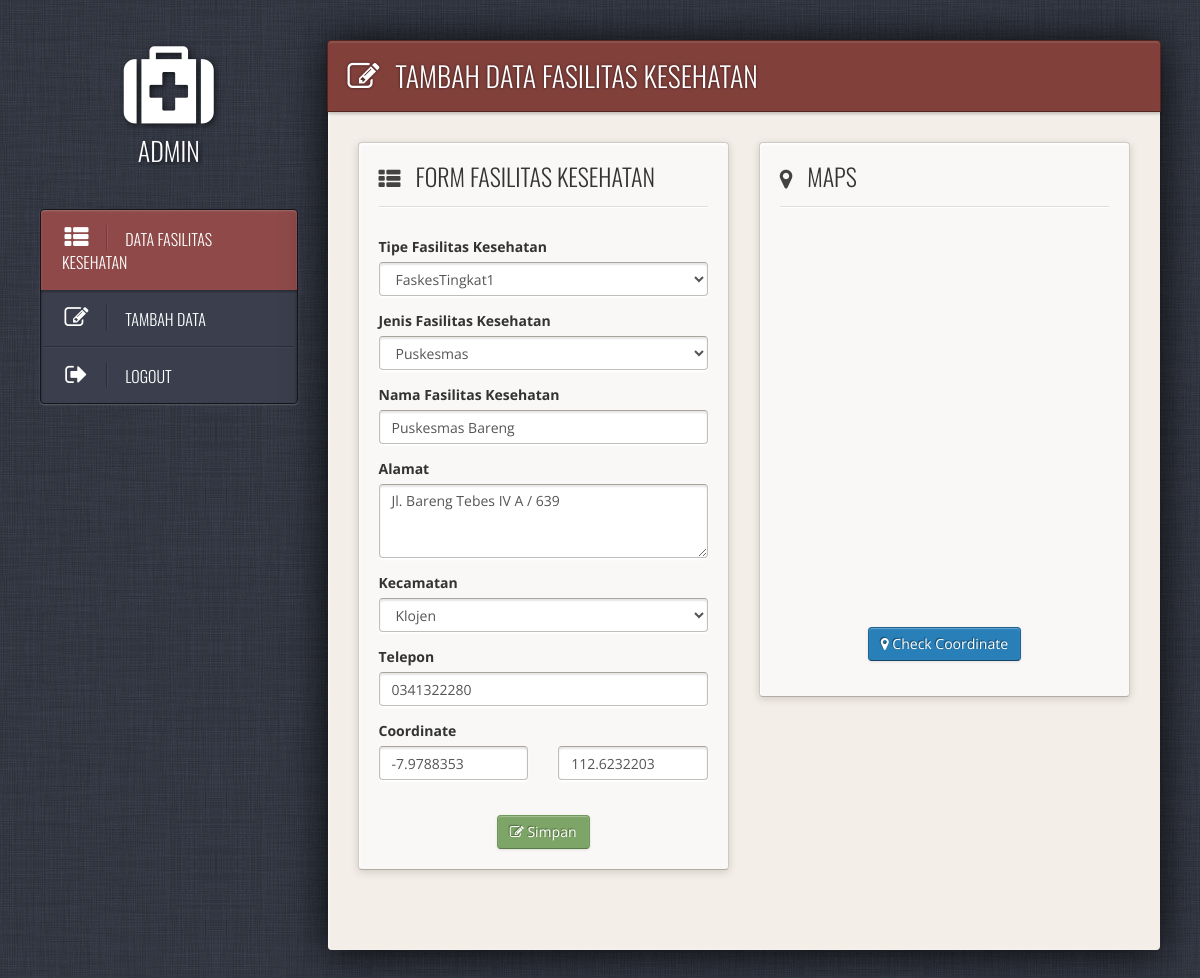
Page /web/edit.php?id=2 (signed in) on the committed database.
### tables this page shows
CREATE TABLE `faskes` (
  `id` int(11) NOT NULL,
  `tipe` varchar(50) NOT NULL,
  `jenis` varchar(50) NOT NULL,
  `nama` varchar(50) NOT NULL,
  `alamat` varchar(50) NOT NULL,
  `kecamatan` varchar(50) NOT NULL,
  `telepon` varchar(15) NOT NULL,
  `latitude` varchar(20) NOT NULL,
  `longitude` varchar(20) NOT NULL
);

### public_html/web/edit.php (the view, shortened to what this page needs)
<!DOCTYPE html>
<?php
$database = new koneksi();
$db=$database->getConnection();
$id = $_GET['id'];
if(isset($id)){
  $stt = $db->prepare('SELECT tipe, jenis, nama, alamat, kecamatan, telepon, latitude, longitude from faskes where id = :id');
  $stt->bindParam(':id', $id);
  if($stt->execute()){
    $q = $stt->fetchAll(PDO::FETCH_ASSOC);
    foreach ($q as $key => $value) {
      $tipe_awal = $value['tipe'];
      $jenis_awal = $value['jenis'];
      $nama_awal = $value['nama'];
      $alamat_awal = $value['alamat'];
      $kecamatan_awal = $value['kecamatan'];
      $telepon_awal = $value['telepon'];
      $lat_awal = $value['latitude'];
      $lng_awal = $value['longitude'];
    }
  }
}
?>
<html>
<head>
<link rel='stylesheet' href='assets/css/fullcalendar.css'>
<link rel='stylesheet' href='assets/css/datatables/datatables.css'>
<link rel='stylesheet' href='assets/css/datatables/bootstrap.datatables.css'>
<link rel='stylesheet' href='assets/scss/chosen.css'>
<link rel='stylesheet' href='assets/scss/font-awesome/font-awesome.css'>
<link rel='stylesheet' href='assets/css/app.css'>
</head>
<body>
<div class="all-wrapper">
  <div class="row">
    <div class="col-md-3">
<div class="side-bar-wrapper collapse navbar-collapse navbar-ex1-collapse">
  <a href="admin.php" class="logo hidden-sm hidden-xs">
    <i class="icon-medkit"></i>
    <span>Admin</span>
  </a>
  <div class="relative-w">
    <ul class="side-menu">
      <li class='current'>
        <a class='current' href="admin.php">
          <i class="icon-th-list"></i> Data Fasilitas kesehatan
        </a>
      </li>
      <li>
            <a href="tambah.php">
              <i class="icon-edit"></i> Tambah Data
            </a>
      </li>
      <li>
        <a href="logout.php">
          <i class="icon-signout"></i> Logout
        </a>
      </li>
    </ul>
  </div>
</div>
    </div>
    <div class="col-md-9">
      <div class="content-wrapper">
        <div class="content-inner">
          <div class="page-header">
  <h1><i class="icon-edit"></i> Tambah Data Fasilitas Kesehatan</h1>
</div>
          <div class="main-content">
            <div class="row">
              <div class="col-md-6">
                <div class="widget">
                  <div class="widget-content-white glossed">
                    <div class="padded">
                      <form action="" role="form" method="post">
                        <h3 class="form-title form-title-first"><i class="icon-th-list"></i> Form Fasilitas Kesehatan</h3>
                        <div class="form-group">
                        <label>Tipe Fasilitas Kesehatan</label>
                          <select class="form-control" id="tipe" name="tipe">
                            <option value="FaskesTingkat1"<?=$tipe_awal == 'FaskesTingkat1' ? ' selected="selected"' : '';?>>FaskesTingkat1</option>
                          </select>
                        </div>
                       <div class="form-group">
                        <label>Jenis Fasilitas Kesehatan</label>
                          <select class="form-control" id="jenis" name="jenis">
                            <option value="Puskesmas"<?=$jenis_awal == 'Puskesmas' ? ' selected="selected"' : '';?>>Puskesmas</option>
                          </select>
                        </div>
                        <div class="form-group">
                          <label>Nama Fasilitas Kesehatan</label>
                          <input type="text" class="form-control"  id="nama" name="nama" placeholder="Nama Fasilitas Kesehatan" value="<?php echo $nama_awal ?>">
                        </div>
                        <div class="form-group">
                          <label>Alamat</label>
                          <textarea class="form-control" rows="3" id="alamat" name="alamat" placeholder="Alamat"><?php echo $alamat_awal ?></textarea>
                        </div>
                        <div class="form-group">
                        <label>Kecamatan</label>
                          <select class="form-control" id="kecamatan" name="kecamatan">
                            <option value="Klojen"<?=$kecamatan_awal == 'Klojen' ? ' selected="selected"' : '';?>>Klojen</option>
                          </select>
                        </div>
                        <div class="form-group">
                          <label>Telepon</label>
                            <input type="text" class="form-control"  id="telepon" name="telepon" placeholder="No Telepon" value="<?php echo $telepon_awal ?>">
                        </div>
                        <label>Coordinate</label>
                        <div class="row">
                        <div class="col-md-6">
                            <div class="form-group">
                              <input type="text" class="form-control" id="latitude" name="latitude" placeholder="Latitude" value="<?php echo $lat_awal ?>">
                            </div>
                          </div>
                          <div class="col-md-6">
                            <div class="form-group">
                              <input type="text" class="form-control" id="longitude" name="longitude" placeholder="Longitude" value="<?php echo $lng_awal ?>">
                            </div>
                          </div>
                        </div>
                        <br/>
                      <div class="form-inline" align="center">
                        <button type="submit" name="Submit" class="btn btn-success"><i class="icon-edit"></i> Simpan</button>
                      </div>
                      </form>
                    </div>
                    <div class="col-md-6">
                    </div>
                  </div>
                </div>
              </div>
               <div class="col-md-6">
                <div class="widget">
                  <div class="widget-content-white glossed">
                    <div class="padded">
                      <form action="" role="form" class="form-maps">
                        <h3 class="form-title form-title-first"><i class="icon-map-marker"></i> Maps</h3>
                        <div class="form-group">
                          <div class="col-md-12" id="map" style="height:375px">
                          </div>
                        </div>
                        <div class="form-group">
                          <center><button type="button" class="btn btn-primary" onclick="input();"><i class="icon-map-marker"></i> Check Coordinate</button></center>
                        </div>
                      </form>
                    </div>
                  </div>
                </div>
              </div>
            </div>
          </div>
        </div>
      </div>
    </div>
  </div>
</div>
</body>
</html>

### rows in the picture
faskes: tipe "FaskesTingkat1", jenis "Puskesmas", nama "Puskesmas Bareng", alamat "Jl. Bareng Tebes IV A / 639", kecamatan "Klojen", telepon "0341322280", latitude "-7.9788353", longitude "112.6232203"
